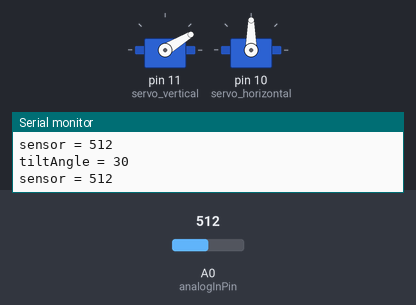
A sketch run on a simulated Arduino Uno, built with avr-gcc and run on an emulated ATmega328P. Shown: 2 × servo, the last lines printed to the serial monitor. The inputs (shaded band) are chosen by the test bench; at power-on: A0 (analogInPin) = 512.

Above: at 1.27 s.
1.3 s: A0 (analogInPin) set to 106
At 2.44 s:
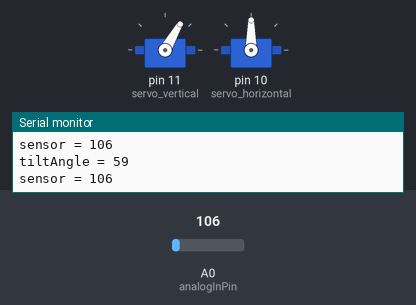
4.3 s: A0 (analogInPin) set to 95
At 4.96 s:
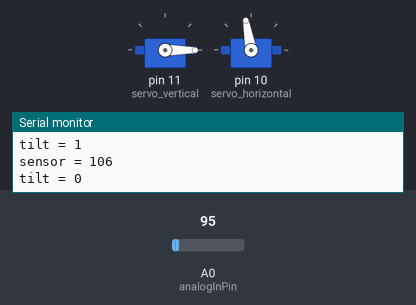
Timing chart, 0 to 18.0 s (numbered marks = the images above; inputs shaded):
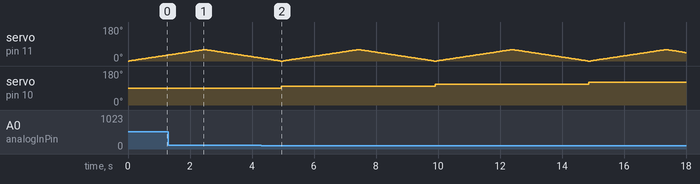

Measured:
- the behaviour switches between 100 and 99 on A0 (analogInPin) (found by bisection; images 1 and 2)

The sketch:

servo_code.ino
```cpp
#include <Servo.h>

Servo servo_vertical;  // create vertcial servo object
Servo servo_horizontal; // create horizontal servo object

int vertical_pos = 0;    // variable to store the servo position
int horizontal_pos = 100; // initial horizontal angle
int horizontal_min = 100;  // Minimum horizontal angle (in degrees)
int horizontal_max = 150;  // Maximum horizontal angle (in degrees)
int horizontal_direction = 1; // Direction 1 for forward, -1 for reverse
const int analogInPin = A0;  // Analog input pin that the potentiometer is attached to
int sensorValue = 0;

void setup() {
  Serial.begin(9600);
  servo_vertical.attach(11);    // attaches the horizontal servo on pin 10 to the servo object
  servo_horizontal.attach(10);  // attaches the horizontal servo on pin 10 to the servo object
}

void loop() {
  // pans vertically by a degree of 60
  Serial.println("running loop");
  for (vertical_pos=0; vertical_pos <=60; vertical_pos +=1){
    servo_vertical.write(vertical_pos);
    sensorValue = analogRead(analogInPin);
    Serial.print("sensor = ");
    Serial.println(sensorValue);
    Serial.print("tiltAngle = ");
    Serial.println(vertical_pos);
    delay(40);
  }
  for (vertical_pos=60; vertical_pos >=0; vertical_pos -=1){
    servo_vertical.write(vertical_pos);
    Serial.print("sensor = ");
    Serial.println(sensorValue);
    Serial.print("tilt = ");
    Serial.println(vertical_pos);
    delay(40);
  }

  // after panning, horizontal rotates the sensor by 10 degrees
  servo_horizontal.write(horizontal_pos);
  horizontal_pos += (10 * horizontal_direction);

  // Check if the horizontal_pos exceeds the limits
  if (horizontal_pos >= horizontal_max || horizontal_pos <= horizontal_min) {
    horizontal_direction *= -1; // Reverse direction
  }
  delay(15);
}
```
